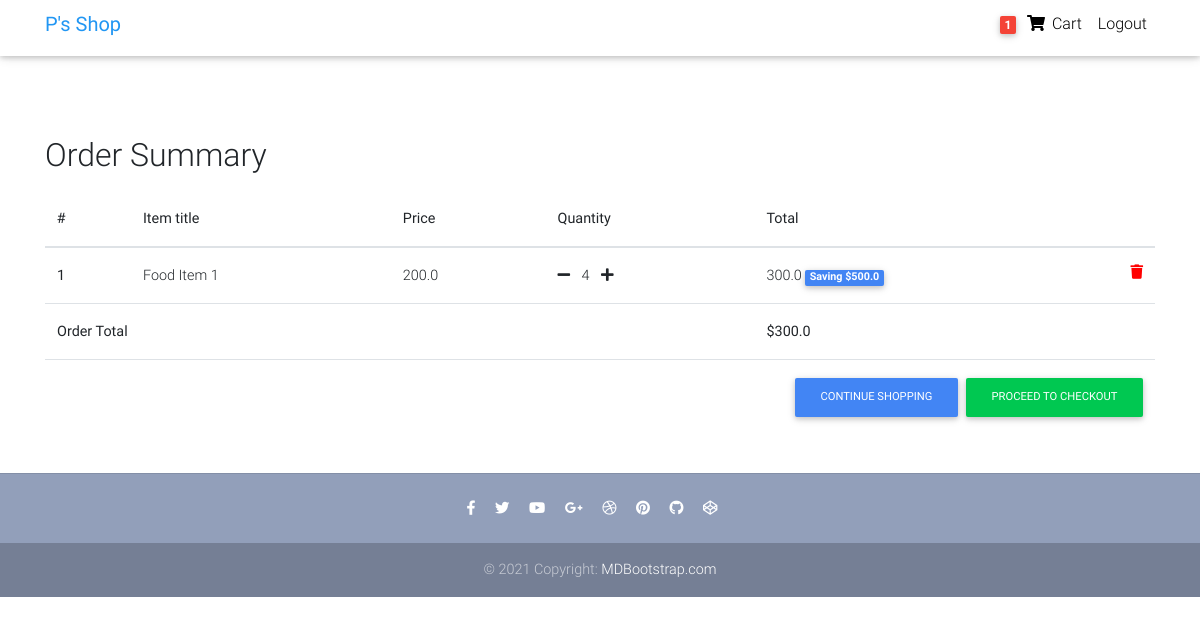
Page /order/order-summary/ (signed in) on the earlier database version.
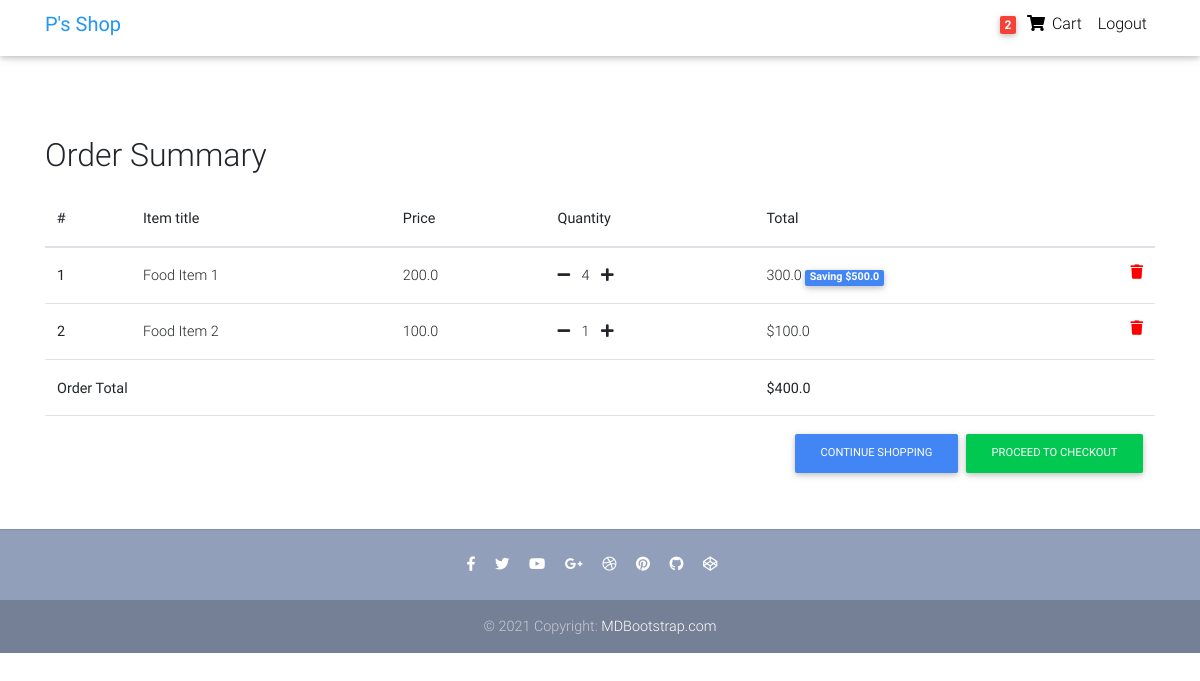
Same page on the later database version.
### Order/models.py (models this page shows, shortened)
class Order(models.Model):
    user = models.ForeignKey(settings.AUTH_USER_MODEL, on_delete=models.CASCADE)
    items = models.ManyToManyField(OrderItem)
    start_date = models.DateTimeField(auto_now_add=True)
    ordered_date = models.DateTimeField()
    ordered = models.BooleanField(default=False)
    def get_total(self):
        total = 0
        for order_item in self.items.all():
            total += order_item.get_final_price()
        return total

class OrderItem(models.Model):
    user = models.ForeignKey(settings.AUTH_USER_MODEL,
                                on_delete=models.CASCADE)
    ordered = models.BooleanField(default=False)
    item = models.ForeignKey(Item, on_delete=models.CASCADE)
    quantity = models.IntegerField(default=1)
    def get_total_item_price(self):
        return self.quantity * self.item.price
    def get_total_discount_price(self):
        return self.quantity * self.item.discount_price
    def get_amount_saved(self):
        return self.get_total_item_price() - self.get_total_discount_price()
    def get_final_price(self):
        if self.item.discount_price:
            return self.get_total_discount_price()
        else:
            return self.get_total_item_price()

class Item(models.Model):
    title = models.CharField(max_length=100)
    price = models.FloatField()
    discount_price = models.FloatField(blank=True, null=True)
    category = models.CharField(choices=CATEGORY_CHOICES, max_length=2)
    label =  models.CharField(choices=LABEL_CHOICES, max_length=1)
    slug = models.SlugField()
    description = models.TextField()

### Order/views.py (the view)
# urls.py: path('order-summary/', OrderSummaryView.as_view(), name="order_summary"),
class OrderSummaryView(LoginRequiredMixin, View):
    def get(self, *args, **kwargs):
        try:
            order = Order.objects.get(user=self.request.user, ordered=False)
            context = {
                "object": order,
            }
            return render(self.request, 'Order/order_summary.html', context)
        except ObjectDoesNotExist:
            messages.error(self.request, "You do not have an active order")
            return redirect("/")

### Order/templatetags/cart_template_tags.py (called while the page is built)
@register.filter
def cart_item_count(user):
    if user.is_authenticated:
        qs = Order.objects.filter(user=user, ordered=False)
        if qs.exists():
            return qs[0].items.count()
    return 0

### Order/templates/Order/order_summary.html (shortened to what this page needs)
{% load static %}
{% load cart_template_tags %}
<!DOCTYPE html>
<html lang="en">
<head>
  <link rel="stylesheet" href="https://use.fontawesome.com/releases/v5.11.2/css/all.css">
  <link href="{% static 'Order/css/bootstrap.min.css' %}" rel="stylesheet">
  <link href="{% static 'Order/css/mdb.min.css' %}" rel="stylesheet">
  <link href="{% static 'Order/css/style.min.css' %}" rel="stylesheet">
</head>
<body>
  <nav class="navbar fixed-top navbar-expand-lg navbar-light white scrolling-navbar pt-lg-1">
    <div class="container">
      <a class="navbar-brand waves-effect" href="https://mdbootstrap.com/docs/jquery/" target="_self">
        <strong class="blue-text">P's Shop</strong>
      </a>
      <div class="collapse navbar-collapse" id="navbarSupportedContent">
        <ul class="navbar-nav nav-flex-icons">
          {% if request.user.is_authenticated %}
          <li class="nav-item">
            <a class="nav-link waves-effect">
              <span class="badge red z-depth-1 mr-1"> {{request.user|cart_item_count }} </span>
              <i class="fas fa-shopping-cart"></i>
              <span class="clearfix d-none d-sm-inline-block"> Cart </span>
            </a>
          </li>
          <li class="nav-item">
            <a class="nav-link waves-effect" href="{% url 'logout' %}">
              <span class="clearfix d-none d-sm-inline-block">Logout</span>
            </a>
          </li>
          {% endif %}
        </ul>
      </div>
    </div>
  </nav>
  <div class="mt-5 pt-3">
  </div>
  <main>
    <div class="container mt-lg-5">
        <div class="table-responsive text-nowrap">
        <h2 class="mt-4">Order Summary</h2>
        <table class="table mt-lg-3">
            <thead>
                <tr>
                    <th scope="col">#</th>
                    <th scope="col">Item title</th>
                    <th scope="col">Price</th>
                    <th scope="col">Quantity</th>
                    <th scope="col">Total</th>
                </tr>
            </thead>
            <tbody>
            {% for order_item in object.items.all %}
                <tr>
                    <th scope="row">{{ forloop.counter }}</th>
                    <td>{{ order_item.item.title }}</td>
                    <td>{{ order_item.item.price }}</td>
                    <td>
                        <a href="{% url 'remove_single_item_from_cart' order_item.item.slug %}"><i class="fas fa-minus mr-2"></i></a>
                        {{ order_item.quantity }}
                        <a href="{% url 'add_to_cart' order_item.item.slug %}"><i class="fas fa-plus ml-2"></i></a>
                    </td>
                    <td>
                        {% if order_item.item.discount_price %}
                            {{ order_item.get_total_discount_price }}
                            <span class="badge badge-primary">Saving ${{ order_item.get_amount_saved }}</span>
                        {% else %}
                            ${{ order_item.get_total_item_price }}
                        {% endif %}
                        <a style="color: red;" href="{% url 'remove_from_cart' order_item.item.slug %}"><i class="fas fa-trash float-right"></i></a>
                    </td>
                </tr>
             {% endfor %}
             {% if object.get_total %}
             <tr>
                 <td colspan="4"><b>Order Total</b></td>
                <td><strong>${{ object.get_total}}</strong></td>
            </tr>
            <tr>
                <td colspan="5">
                    <a style="float: right;" class="btn btn-success ml-2 btn-md" href="#">Proceed to Checkout</a>
                    <a style="float: right;" class="btn btn-primary  btn-md" href="{% url 'item_list' %}">Continue Shopping</a>
                </td>
           </tr>
           {% endif %}
            </tbody>
        </table>
        </div>
    </div>
  </main>
  <footer class="page-footer text-center font-small mt-2 wow fadeIn">
    <hr class="my-4">
    <div class="pb-4">
      <a href="https://www.facebook.com/mdbootstrap" target="_blank">
        <i class="fab fa-facebook-f mr-3"></i>
      </a>
      <a href="https://twitter.com/MDBootstrap" target="_blank">
        <i class="fab fa-twitter mr-3"></i>
      </a>
      <a href="https://www.youtube.com/watch?v=7MUISDJ5ZZ4" target="_blank">
        <i class="fab fa-youtube mr-3"></i>
      </a>
      <a href="https://plus.google.com/u/0/b/107863090883699620484" target="_blank">
        <i class="fab fa-google-plus-g mr-3"></i>
      </a>
      <a href="https://dribbble.com/mdbootstrap" target="_blank">
        <i class="fab fa-dribbble mr-3"></i>
      </a>
      <a href="https://pinterest.com/mdbootstrap" target="_blank">
        <i class="fab fa-pinterest mr-3"></i>
      </a>
      <a href="https://github.com/mdbootstrap/bootstrap-material-design" target="_blank">
        <i class="fab fa-github mr-3"></i>
      </a>
      <a href="http://codepen.io/mdbootstrap/" target="_blank">
        <i class="fab fa-codepen mr-3"></i>
      </a>
    </div>
    <div class="footer-copyright py-3">
      © 2021 Copyright:
      <a href="https://mdbootstrap.com/education/bootstrap/" target="_blank"> MDBootstrap.com </a>
    </div>
  </footer>
</body>
</html>

### Order/templates/Order/order_summary.html (style rules this page uses)
html, body, header, .carousel { height: 60vh; }

Differences in the rows shown:
added OrderItem: item "Food Item 2", item.price "100.0", quantity "1", get_total_item_price "100.0"
computed for Order: get_total "300.0" → "400.0"
Other differences:
{{ request.user|cart_item_count }}: "1" → "2"
